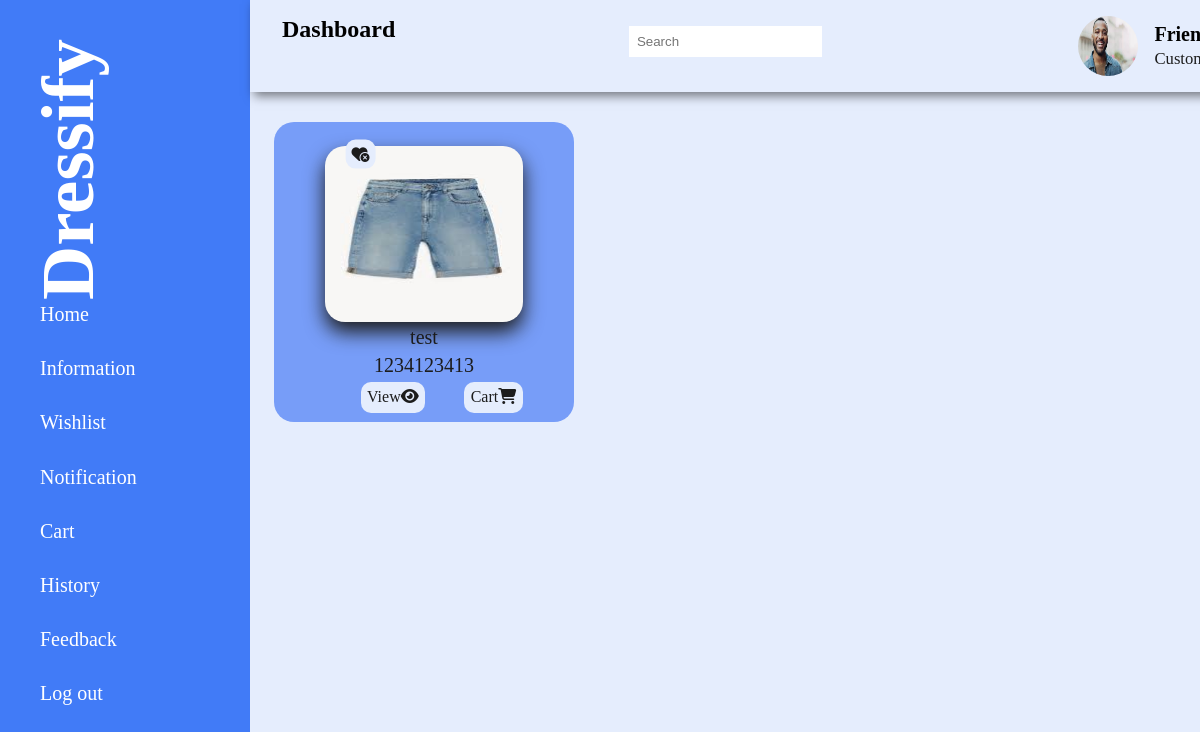
The page /role/customer/CustomerWishlist.php (signed in) on the database its author committed.
### tables this page shows
CREATE TABLE `products` (
  `product_id` int(255) NOT NULL,
  `owner_id` int(255) NOT NULL,
  `product_name` varchar(255) NOT NULL,
  `description` varchar(255) NOT NULL,
  `price` varchar(255) NOT NULL,
  `category` varchar(255) NOT NULL,
  `image3` varchar(255) NOT NULL,
  `image1` varchar(255) NOT NULL,
  `image2` varchar(255) NOT NULL,
  `stock` int(255) NOT NULL,
  `approve` varchar(255) NOT NULL DEFAULT 'false'
);

### role/customer/CustomerWishlist.php (the view, shortened to what this page needs)
<?php
    include '../../ConnectDB.php';
?>
<!DOCTYPE html>
<html lang="en">
<head>
    <link rel="stylesheet" href="AdminStyle.css">
    <link rel= "stylesheet" href= "https://maxst.icons8.com/vue-static/landings/line-awesome/line-awesome/1.3.0/css/line-awesome.min.css" >
    <link rel="stylesheet" href="https://cdnjs.cloudflare.com/ajax/libs/font-awesome/6.4.2/css/all.min.css">
</head>
<body>
<?php include 'CustomerSidebar.php'; ?>
<div class="main-content">
    <main>
        <div class="cards-list">
            <?php
                $wish_products = mysqli_query($conn, "SELECT * FROM wishlist WHERE cus_id='$_SESSION[cus_id]'") or die('Query failed');
                if (mysqli_num_rows($wish_products) > 0){
                    while($fetch_wish = mysqli_fetch_assoc($wish_products)){
                        $select_products = mysqli_query($conn, "SELECT * FROM products WHERE product_id='$fetch_wish[product_id]'") or die('Query failed');
                        if (mysqli_num_rows($select_products) > 0){
                            while($fetch_products = mysqli_fetch_assoc($select_products)){
                                if ($fetch_products['approve'] == 'True'){
            ?>
                <div class="card-list-single">
                    <div>
                        <a href="CustomerWishlist.php?delete-wishlist=<?php echo $fetch_products['product_id']; ?>" class="wish" onclick = "return confirm('Delete from wishlist');"><i class="fa-solid fa-heart-circle-xmark"></i></a>
                        <img src = "../../img/product/<?php echo $fetch_products['image1'];?>">
                        <div class="list-content"><?php echo $fetch_products['product_name'] ?></div>
                        <div class="list-content"><?php echo $fetch_products['price'] ?></div>
                        <div>
                            <a href="CustomerProductlisting.php?view=<?php echo $fetch_products['product_id']; ?>" class="edit">View <i class="fa-solid fa-eye"></i></a>
                            <a href="CustomerProductlisting.php?add-cart=<?php echo $fetch_products['product_id']; ?>" class="delete" onclick="return confirm('Added to cart!!');">Cart <i class="fa-solid fa-shopping-cart"></i></a>
                        </div>
                    </div>
                </div>
            <?php
                                }
                            }
                        }
                    }
                }
            ?>
        </div>
    </main>
</div>
</body>
</html>

### role/admin/AdminStyle.css (style rules this page uses)
:root { --theme-color:#E5EDFD; --dark-blue:#417BF7; --light-blue:#779DF8; --light-sky:#E5EDFD; --black:#1c1c1c; }
* { padding: 0; margin: 0; box-sizing: border-box; list-style-type: none; text-decoration: none; }
body { background-color: var(--theme-color); }
.main-content { margin: 0; padding: 0; background-color: var(--theme-color); width: calc(100% - 250px); margin-left: 250px; }
main { margin-top: 50px; padding: 2rem 1.5rem; min-height: calc(100vh - 90); }
.cards-list { margin-top: 40px; display: grid; grid-template-columns: repeat(4, 1fr); grid-gap: 1rem; }
.card-list-single { display: flex; background: var(--light-blue); padding: 1.5rem; border-radius: 20px; width: 300px; height: 300px; justify-content: center; }
.card-list-single img { width: 100%; height: 70%; filter: drop-shadow( 0 10px 10px var(--black) ); border-radius: 20px; }
.card-list-single .list-content { display: flex; justify-content: center; color: var(--black); font-size: 20px; padding-bottom: 0.3rem; }
.card-list-single a { display: inline-flex; justify-content:space-between; margin-left: 2.2rem; background: var(--light-sky); padding: .4rem; border-radius: 10px; color: var(--black); }
.wish { position: absolute; margin-top: .5rem; transform: translate(-50%, -50%); z-index: 2; }

### rows shown on the page
products: image1 (picture), product_name "test", price "1234123413"
